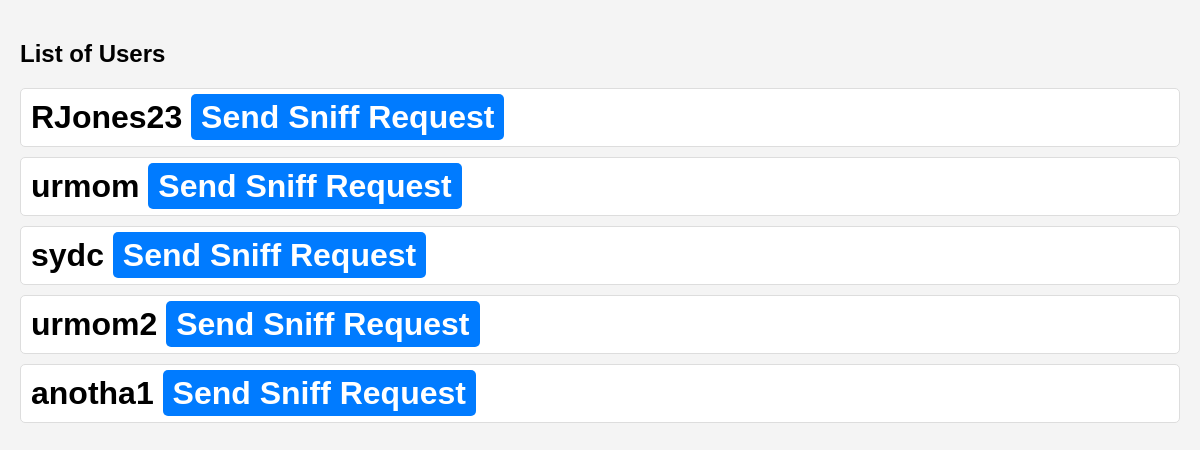
/send_example/ (signed in), run on an earlier commit of the app's database.
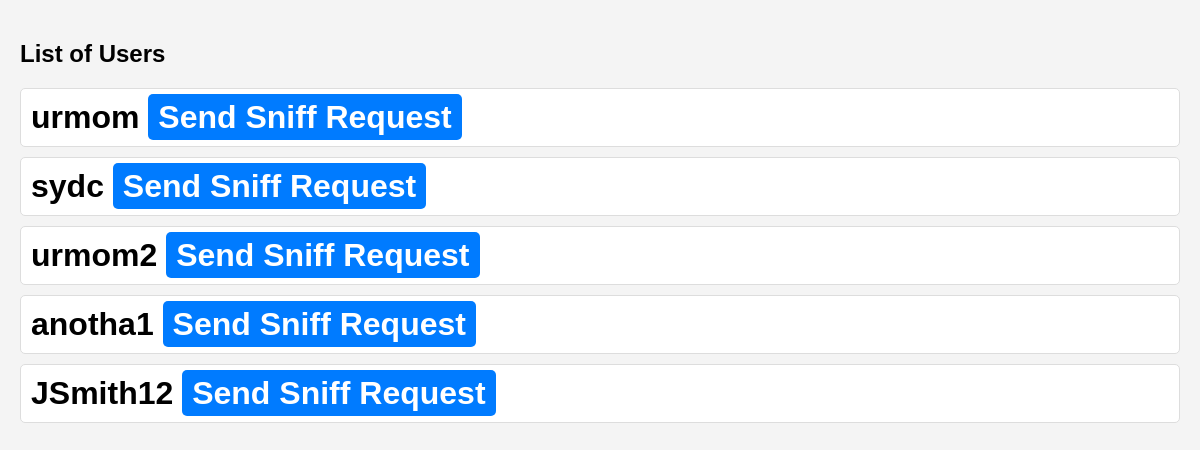
And on a later commit of the database.
### homepage/models.py (models this page shows)
class DawgHouseUser(AbstractBaseUser, PermissionsMixin):
    username = models.CharField(unique=True, max_length=30)
    first_name = models.CharField(max_length=30)
    last_name = models.CharField(max_length=30)
    bio = models.TextField(blank=True, max_length=200)
    friends = models.ManyToManyField("self", blank=True)
    is_staff = models.BooleanField(default=False)
    USERNAME_FIELD = "username"
    REQUIRED_FIELDS = ["first_name", "last_name"]
    objects = DawgHouseUserManager()

### homepage/views.py (the view)
# urls.py: path("send_example/", views.send_example_view, name="send_example"),
@login_required
def send_example_view(request):
    allusers = DawgHouseUser.objects.all()
    all_sniff_requests = SniffRequest.objects.all()
    context = {
        "allusers": allusers,
        "all_sniff_requests": all_sniff_requests,
    }
    return render(request, "sniff_example.html", context)

### homepage/templates/sniff_example.html (shortened to what this page needs)
<!DOCTYPE html>
<html lang="en">
  <head>
  </head>
  <body>
    <h2>List of Users</h2>
    <ul class="all_users">
      {% for user in allusers %}
        {% if not user.is_superuser %}
          {% if user not in request.user.friends.all and user != request.user %}
            <li>
              <h1 class="user_name">
                {{user.username}}
                <a href="/send_sniff_request/{{user.id}}/" class="friend_request_link"
                  >Send Sniff Request</a
                >
              </h1>
            </li>
          {% endif %}
        {% endif %}
      {% endfor %}
    </ul>
  </body>
</html>

What changed in the data, as far as the page shows it:
no longer on this page (row edited): DawgHouseUser: username "RJones23"
added DawgHouseUser: username "JSmith12"
